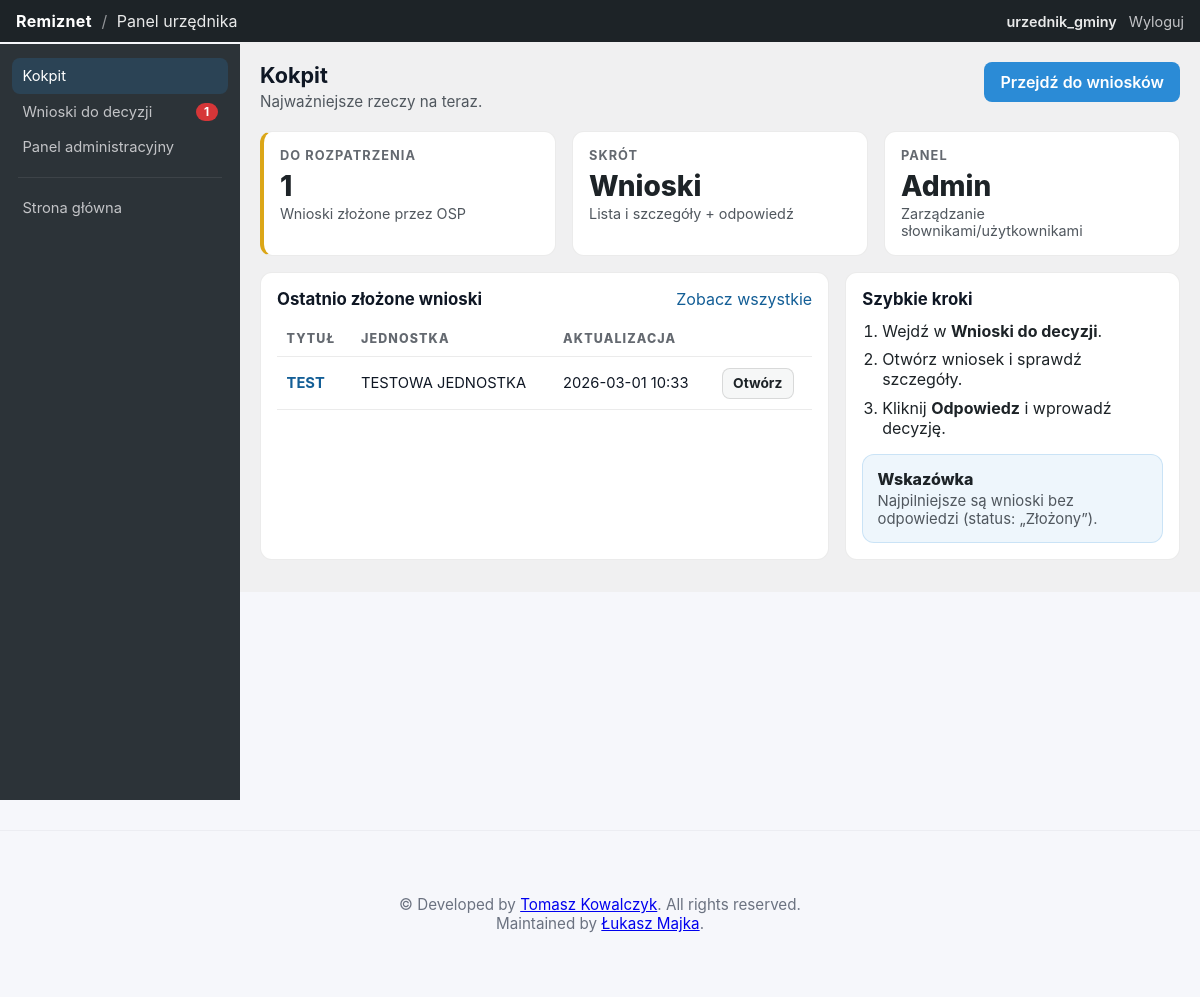
The app's page /osp/panel/ (signed in), older data.
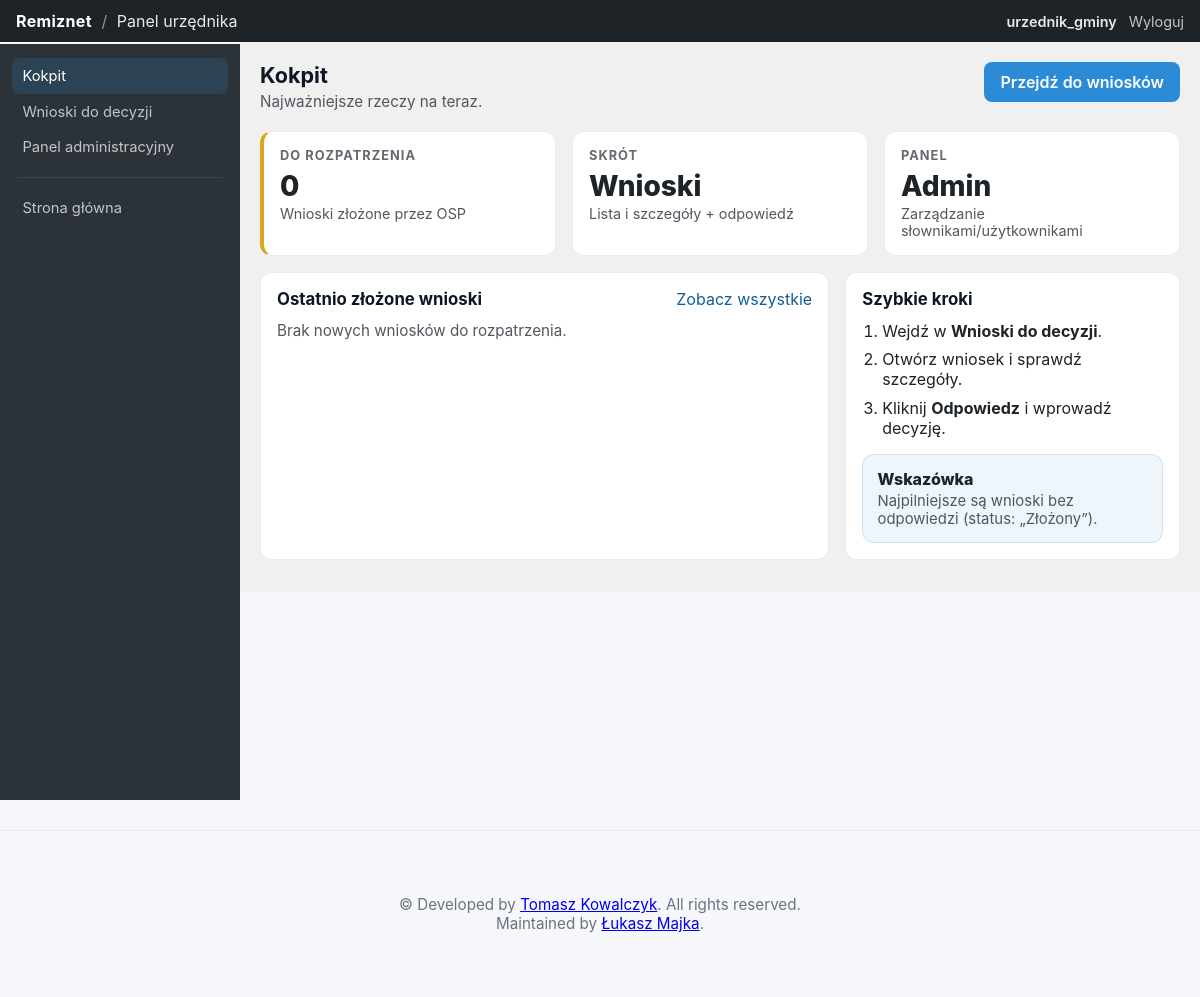
The same page, newer data.
### osp/models.py (models this page shows, shortened)
class Request(models.Model):
    STATUS_DRAFT = 'DRAFT'
    STATUS_SUBMITTED = 'SUBMITTED'
    STATUS_ACCEPTED = 'ACCEPTED'
    STATUS_REJECTED = 'REJECTED'
    STATUS_ARCHIVED = 'ARCHIVED'
    STATUS_CHOICES = [
        (STATUS_DRAFT, 'Roboczy'),
        (STATUS_SUBMITTED, 'Złożony'),
        (STATUS_ACCEPTED, 'Zaakceptowany'),
        (STATUS_REJECTED, 'Odrzucony'),
        (STATUS_ARCHIVED, 'Zarchiwizowany'),
    ]
    unit = models.ForeignKey(Unit, on_delete=models.CASCADE, related_name='requests')
    created_by = models.ForeignKey(User, on_delete=models.SET_NULL, null=True, blank=True)
    title = models.CharField(max_length=250)
    description = models.TextField()
    status = models.CharField(max_length=20, choices=STATUS_CHOICES, default=STATUS_DRAFT)
    created_at = models.DateTimeField(auto_now_add=True)
    updated_at = models.DateTimeField(auto_now=True)
    signed_by = models.ForeignKey(User, on_delete=models.SET_NULL, null=True, blank=True, related_name='signed_requests')
    signed_at = models.DateTimeField(null=True, blank=True)
    archived_by = models.ForeignKey(User, on_delete=models.SET_NULL, null=True, blank=True, related_name='archived_requests')
    archived_at = models.DateTimeField(null=True, blank=True)
    equipment_resources = models.ManyToManyField('Equipment', blank=True, related_name='requests')
    personnel_resources = models.ManyToManyField('PersonnelResource', blank=True, related_name='requests')

class Unit(models.Model):
    name = models.CharField(max_length=200)
    address = models.CharField(max_length=300, blank=True)
    created_at = models.DateTimeField(auto_now_add=True)
    president = models.ForeignKey(User, on_delete=models.SET_NULL, null=True, blank=True, related_name='presided_units')
    def __str__(self):
        return self.name

### osp/views.py (the view)
# urls.py: path('panel/', views.panel, name='panel'),
@login_required
def panel(request):
    user = request.user
    context = {'is_president': is_president(user), 'is_official': is_official(user)}
    if context['is_official']:
        submitted_qs = Request.objects.filter(status=Request.STATUS_SUBMITTED).order_by('-updated_at')
        context['submitted_count'] = submitted_qs.count()
        context['recent_submitted'] = submitted_qs[:8]
    if context['is_president']:
        context['units'] = president_units(user)
    return render(request, 'osp/panel.html', context)

### osp/views.py (called while the page is built)
def is_president(user):
    return (
        user.is_authenticated
        and user.groups.filter(name__in=['Prezes OSP', 'president']).exists()
    )

def is_official(user):
    return (
        user.is_authenticated
        and user.groups.filter(name__in=['Urzędnik gminy', 'official']).exists()
    )

### osp/templates/osp/panel.html (shortened to what the changed rows need)
{% extends 'osp/base.html' %}
{% block content %}
  {% if is_official %}
    <div class="wp-admin">
      <header class="wp-topbar">
        <div class="wp-topbar-left">
          <div class="wp-brand">Remiznet</div>
          <span class="wp-sep">/</span>
          <span class="wp-area">Panel urzędnika</span>
        </div>
        <div class="wp-topbar-right">
          <span class="wp-user">{{ request.user.username }}</span>
          <a class="wp-topbar-link" href="{% url 'osp:logout' %}">Wyloguj</a>
        </div>
      </header>
      <div class="wp-layout">
        <aside class="wp-sidebar" aria-label="Nawigacja">
          <a class="wp-menu-item is-active" href="{% url 'osp:panel' %}">Kokpit</a>
          <a class="wp-menu-item" href="{% url 'osp:request_list' %}">
            Wnioski do decyzji
            {% if submitted_count %}<span class="wp-badge">{{ submitted_count }}</span>{% endif %}
          </a>
          <a class="wp-menu-item" href="/admin/">Panel administracyjny</a>
          <div class="wp-menu-sep"></div>
          <a class="wp-menu-item" href="/">Strona główna</a>
        </aside>
        <section class="wp-content">
          <div class="wp-page-head">
            <div>
              <h2 class="wp-title">Kokpit</h2>
              <p class="wp-subtitle">Najważniejsze rzeczy na teraz.</p>
            </div>
            <div class="wp-actions">
              <a class="btn btn-primary" href="{% url 'osp:request_list' %}">Przejdź do wniosków</a>
            </div>
          </div>
          <div class="wp-kpis">
            <article class="wp-kpi wp-kpi--warning">
              <div class="wp-kpi-label">Do rozpatrzenia</div>
              <div class="wp-kpi-value">{{ submitted_count|default:0 }}</div>
              <div class="wp-kpi-hint">Wnioski złożone przez OSP</div>
            </article>
            <article class="wp-kpi">
              <div class="wp-kpi-label">Skrót</div>
              <div class="wp-kpi-value">Wnioski</div>
              <div class="wp-kpi-hint">Lista i szczegóły + odpowiedź</div>
            </article>
            <article class="wp-kpi">
              <div class="wp-kpi-label">Panel</div>
              <div class="wp-kpi-value">Admin</div>
              <div class="wp-kpi-hint">Zarządzanie słownikami/użytkownikami</div>
            </article>
          </div>
          <div class="wp-grid">
            <section class="wp-card">
              <header class="wp-card-head">
                <h3>Ostatnio złożone wnioski</h3>
                <a class="wp-link" href="{% url 'osp:request_list' %}">Zobacz wszystkie</a>
              </header>
              {% if recent_submitted %}
                <div class="wp-table-wrap" role="region" aria-label="Ostatnio złożone wnioski">
                  <table class="wp-table">
                    <thead>
                      <tr>
                        <th>Tytuł</th>
                        <th>Jednostka</th>
                        <th>Aktualizacja</th>
                        <th></th>
                      </tr>
                    </thead>
                    <tbody>
                      {% for r in recent_submitted %}
                        <tr>
                          <td class="wp-td-strong">
                            <a class="wp-link" href="{% url 'osp:request_detail' r.pk %}">{{ r.title }}</a>
                          </td>
                          <td>{{ r.unit }}</td>
                          <td>{{ r.updated_at|date:"Y-m-d H:i" }}</td>
                          <td class="wp-td-right">
                            <a class="wp-btn" href="{% url 'osp:request_detail' r.pk %}">Otwórz</a>
                          </td>
                        </tr>
                      {% endfor %}
                    </tbody>
                  </table>
                </div>
              {% else %}
                <p class="wp-empty">Brak nowych wniosków do rozpatrzenia.</p>
              {% endif %}
            </section>
            <section class="wp-card">
              <header class="wp-card-head">
                <h3>Szybkie kroki</h3>
              </header>
              <ol class="wp-steps">
                <li>Wejdź w <strong>Wnioski do decyzji</strong>.</li>
                <li>Otwórz wniosek i sprawdź szczegóły.</li>
                <li>Kliknij <strong>Odpowiedz</strong> i wprowadź decyzję.</li>
              </ol>
              <div class="wp-callout">
                <div class="wp-callout-title">Wskazówka</div>
                <div class="wp-callout-text">Najpilniejsze są wnioski bez odpowiedzi (status: „Złożony”).</div>
              </div>
            </section>
          </div>
        </section>
      </div>
    </div>
  {% endif %}
{% endblock %}

Row changes from the older to the newer data that the page shows:
no longer on this page (row edited): Request: title "TEST", unit "TESTOWA JEDNOSTKA", updated_at "2026-03-01 10:33"
Text that changed along with them:
{{ submitted_count|default:0 }}: "1" → "0"
{{ submitted_count }}: "1" → (not shown)
text no longer shown: "TYTUŁ JEDNOSTKA AKTUALIZACJA"
text now shown: "Brak nowych wniosków do rozpatrzenia."
